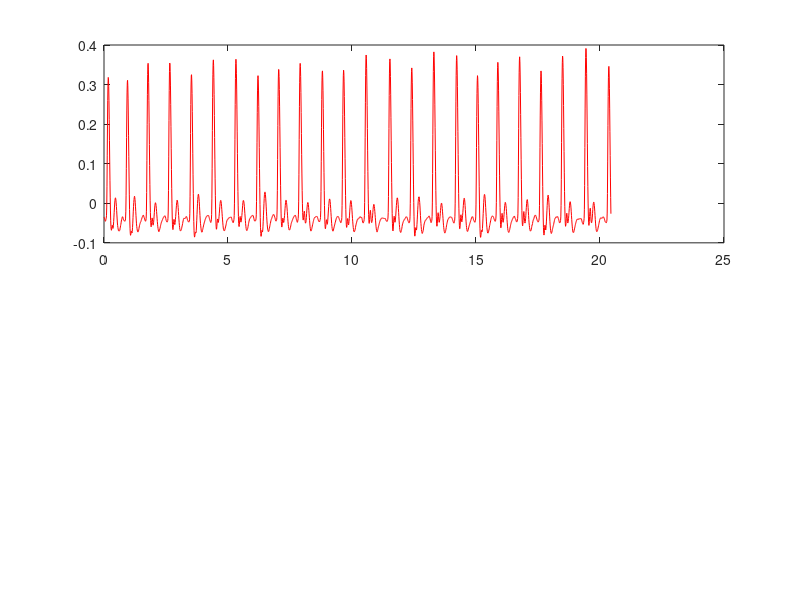

MATLAB code for this plot: (Note: this script raises an error after producing the figure.)
clc; clear;close;
load('FPT_Pariichehr_1.mat');
sig=data(1:length(data)/2);
N=length(data);
TIME = [0:N-1]/samplerate;
figure('position',[50,200,1000,300],'Name','Heart impulse');
subplot(2,1,1);
plot(TIME,data,'r');
% [b,a] = butter(4,.1); 
% [b,a] = ellip(6,5,40,0.04);
n = 61;
wo = 0.05;
dp = 0.02;	
ds = 0.008;
h = fircls1(n,wo,dp,ds);
% fvtool(h,1);
sig2=filter(h,1,data);
subplot(2,1,2);
plot(TIME,sig2,'r');

x=mean(data);
[~,locs_peak]=findpeaks(data,'MinpeakHeight',x+0.2,...
                            'MinpeakDistance',0.2*samplerate );
   for i=1:length(locs_peak)-1         
    Distance_pulse(i)=(locs_peak(i+1)-locs_peak(i))/samplerate;
    Heart_rate_online=60/Distance_pulse(i)
   end
   
   Distance_mean=mean(Distance_pulse);
   Heart_rate=60/Distance_mean;
   Heart_rate=floor((Heart_rate*100))/100

    figure('position',[50,200,1000,300],'Name','Heart impulse');
hold on;
plot(TIME,data,'r');
plot(locs_peak/samplerate,data(locs_peak),'rs','MarkerFaceColor','b')
legend(mat2str(Heart_rate),'Heart Rate Pariichehr');